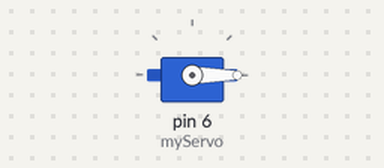
This sketch was run on a simulated Arduino Uno, built with avr-gcc and run on an emulated ATmega328P. Parts: servo.

Above: at 0.05 s.
At 4.55 s:
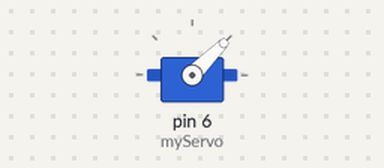
At 9.05 s:
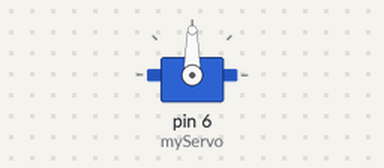
At 18.05 s:
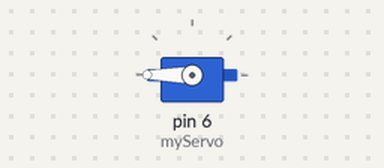
Timing chart, 0 to 23.5 s (numbered marks = the images above):
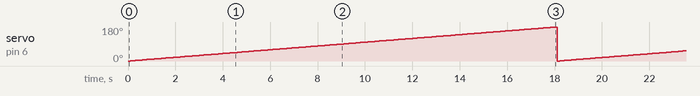

The sketch:

servo_test1.ino
```cpp
#include <Servo.h>
Servo myServo;
void setup() {
  myServo.attach(6);
}

void loop() {
  for(int i=0; i<=180;i++){
    myServo.write(i);
    delay(100);
  }
}
```

Measured:
- by itself, servo on pin 6 (myServo): ramps from 0° to 180° and jumps back, once every 18.1 s
